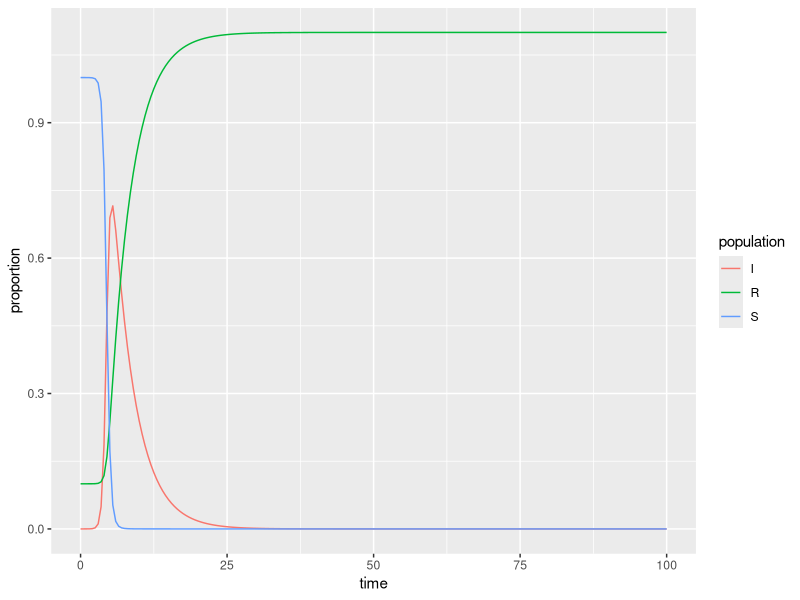

Generate this figure with R:
## ---- chunk 1
knitr::opts_chunk$set(echo = TRUE)
library(tidyverse)
library(deSolve)
## ---- chunk 2
### Specify parameters

## Proportion in each compartment: Susceptible 0.999999, Infected 0.000001, Recovered 0 (these are directly from the example linked above)
init <- c(S = 1-1e-6, I = 1e-6, R = 0.1)

## beta: infection parameter; gamma: recovery parameter
parameters <- c(beta = 3.316, gamma = 0.261)

## Time frame
times      <- seq(0, 100, by = 0.5)
## ---- chunk 3
## Build the function with all 
sir <- function(time, init, parameters) {

  with(as.list(c(init, parameters)), {

    dS <- -beta * S * I
    dI <-  beta * S * I - gamma * I
    dR <-  gamma * I
    
    return(list(c(dS, dI, dR)))
  })
}
## ---- chunk 4
## Solve using `deSolve::ode()`
approximation <- ode(y = init, times = times, func = sir, parms = parameters)
## ---- chunk 5
## Get output into a data frame
approx_df <- as.data.frame(approximation)

## Pivot longer so R will do the work for us: 
approx_long <- approx_df %>% 
  pivot_longer(cols = S:R, names_to = "population", values_to = "proportion")

## ---- chunk 6
ggplot(data = approx_long, aes(x = time, y = proportion)) +
  geom_line(aes(color = population))
